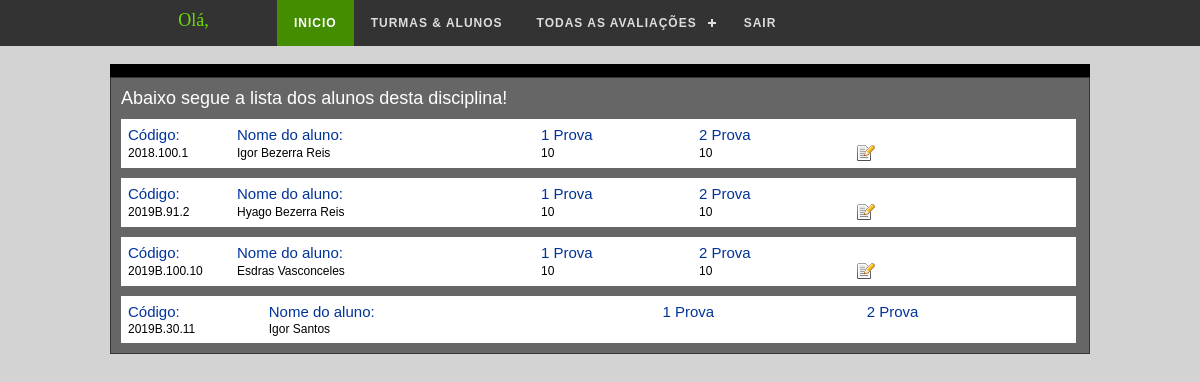
The app's page /professor/correcao_prova.php?id=42 (signed in) with its own data.
### tables this page shows
CREATE TABLE IF NOT EXISTS `estudantes` (
  `id` int(11) NOT NULL AUTO_INCREMENT,
  `code` varchar(255) DEFAULT NULL,
  `status` varchar(255) DEFAULT NULL,
  `nome` varchar(255) DEFAULT NULL,
  `cpf` varchar(255) DEFAULT NULL,
  `rg` varchar(255) DEFAULT NULL,
  `nascimento` varchar(255) DEFAULT NULL,
  `mae` varchar(255) DEFAULT NULL,
  `pai` varchar(255) DEFAULT NULL,
  `estado` varchar(255) DEFAULT NULL,
  `cidade` varchar(255) DEFAULT NULL,
  `bairro` varchar(255) DEFAULT NULL,
  `endereco` varchar(255) DEFAULT NULL,
  `complemento` varchar(255) DEFAULT NULL,
  `cep` varchar(255) DEFAULT NULL,
  `tel_residencial` varchar(255) DEFAULT NULL,
  `celular` varchar(255) DEFAULT NULL,
  `tel_amigo` varchar(255) DEFAULT NULL,
  `serie` varchar(255) DEFAULT NULL,
  `turno` varchar(255) DEFAULT NULL,
  `atendimento_especial` varchar(255) DEFAULT NULL,
  `obs` varchar(255) DEFAULT NULL,
  `email` varchar(255) NOT NULL,
  PRIMARY KEY (`id`)
);

CREATE TABLE IF NOT EXISTS `notas_provas` (
  `id` int(11) NOT NULL AUTO_INCREMENT,
  `code` varchar(255) NOT NULL,
  `disciplina` varchar(255) NOT NULL,
  `notaQual` varchar(255) NOT NULL,
  `notaQuant` float NOT NULL,
  `prova` varchar(255) NOT NULL,
  `bimestre` int(11) NOT NULL,
  `id_prova` varchar(255) NOT NULL,
  PRIMARY KEY (`id`)
);

### professor/correcao_prova.php (the view, shortened to what this page needs)
<html>
<head>
<link href="css/correcao_prova.css" rel="stylesheet" type="text/css" />
</head>
<body>
<?php  require "topo1.php";
$id = $_GET['id'];
?>
<div id="caixa_preta">
</div>
<div id="box">
 <h1>Abaixo segue a lista dos alunos desta disciplina!</h1>
<?php
$sql_1 = mysqli_query($db,"SELECT * FROM provas WHERE id = '$id'");
	while($res_1 = mysqli_fetch_array($sql_1)){
		$curso = $res_1['curso'];
$sql_2 = mysqli_query($db,"SELECT * FROM estudantes WHERE serie = '$curso'");
if(mysqli_num_rows($sql_2) == ''){
	echo "<h2>Nem um aluno cadastrado neste curso</h2>";
}else{
		while($res_2 = mysqli_fetch_array($sql_2)){
?>
<form name="" method="post" action="" enctype="multipart/form-data">
<table width="955" border="0">
  <tr>
    <td width="107">C&oacute;digo:</td>
    <td width="302">Nome do aluno:</td>
    <td width="156">1 Prova</td>
     <td width="156">2 Prova</td>
  </tr>
  <tr>
    <td><h3><?php echo $code_aluno = $res_2['code']; ?></h3></td>
    <td><h3><?php echo $res_2['nome']; ?></h3></td>
    <?php
    $sql_4 = mysqli_query($db,"SELECT * FROM notas_provas WHERE code = '$code_aluno' AND id_prova = '".$id."'");
	if(mysqli_num_rows($sql_4) == ''){
	?>
    <td><input type="file" name="prova" size="5"  /></td>
    <td><input name="notaQual" type="text" id="textfield" size="6"></td>
     <td><input name="notaQuant" type="text" id="textfield" size="6"></td>
    <td><input type="submit" name="button" id="button" value="Concretizar"></td>
    <?php }else{
      while($res_4 = mysqli_fetch_array($sql_4)){ ?>
    <td><h3><?php echo $res_4['notaQual']; ?></h3></td>
     <td><h3><?php echo $res_4['notaQuant']; ?></h3></td>
   <td><a href="alterar_nota_trabalho.php?pg=prova_bimestral&id=<?php echo $res_4['id']; ?>&aluno=<?php echo $res_2['code']; ?>&disciplina=<?php echo $res_1['disciplina']; ?>&professor=<?php echo $res_1['professor'];  ?>&notaQual=<?php echo $res_4['notaQual']; ?>&notaQuant=<?php echo $res_4['notaQuant']; ?>" rel="superbox[iframe][400x100]"><img src="../img/ico-editar.png" border="0" title="Alterar a nota" /></a></td>
    <?php }}?>
  </tr>
</table>
</form>
<?php }}} ?>
</div>
<?php require "rodape.php"; ?>
</body>
</html>

### professor/css/correcao_prova.css (style rules this page uses)
#caixa_preta { background:#000; width:980px; margin:18px auto; height:15px; }
#box { width:978px; background:#666; text-align:left; height:auto; margin:-20px auto; border:1px solid #333; }
#box h1 { font:18px Arial, Helvetica, sans-serif; margin:10px; color:#FFF; }
#box table { font:15px Arial, Helvetica, sans-serif; margin:10px; text-align:left; background:#FFF; padding:5px; color:#039; }
#box h3 { font:12px Arial, Helvetica, sans-serif; color:#000; margin:0; }
#box a { font:12px Arial, Helvetica, sans-serif; color:#F00; text-decoration:none; }

### professor/css_topo/style.css (style rules this page uses)
* { margin:0; padding:0; text-decoration:none }
body { background:#D3D3D3; }

### professor/css/rodape.css (style rules this page uses)
body { text-align:center; font:12px Arial, Helvetica, sans-serif; color:#666; }

### records on screen
estudantes: code "2018.100.1", nome "Igor Bezerra Reis"
notas_provas: notaQual "10", notaQuant "10"
estudantes: code "2019B.91.2", nome "Hyago Bezerra Reis"
notas_provas: notaQual "10", notaQuant "10"
estudantes: code "2019B.100.10", nome "Esdras Vasconceles"
notas_provas: notaQual "10", notaQuant "10"
estudantes: code "2019B.30.11", nome "Igor Santos"
